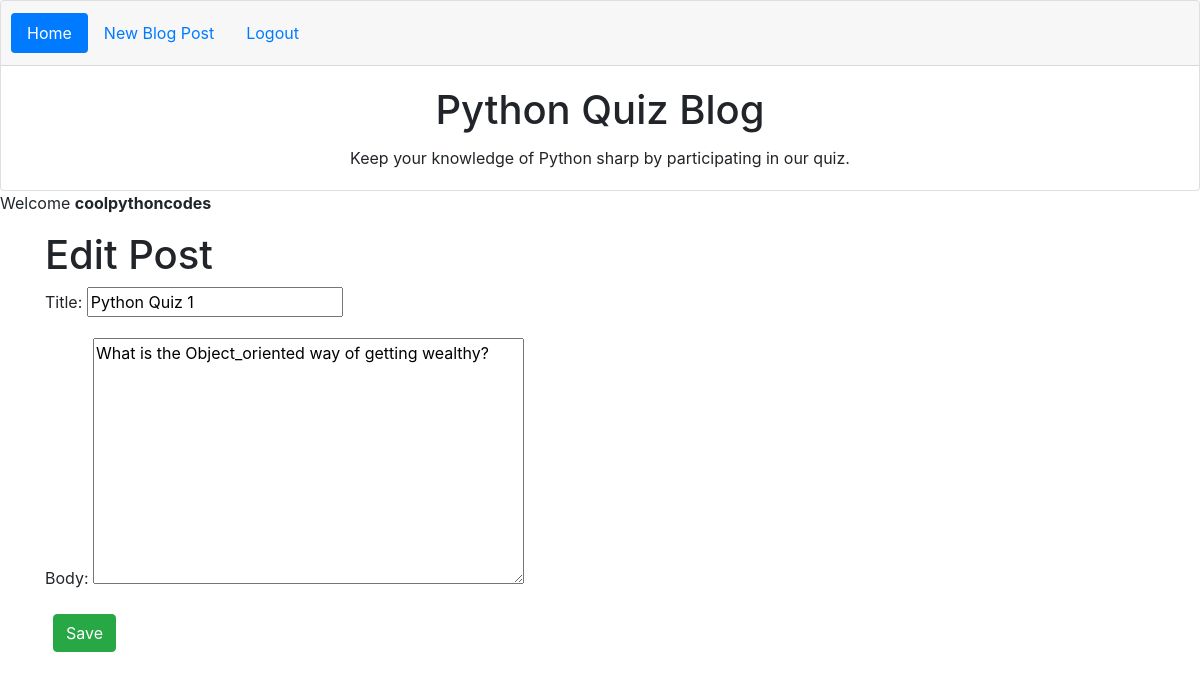
Page /post/2/edit (signed in) on the committed database.
### blog/models.py (models this page shows, shortened)
class BlogPost(models.Model):
    title = models.CharField(max_length=200)
    author = models.ForeignKey('auth.User',on_delete=models.CASCADE,)
    body = models.TextField()
    date = models.DateTimeField(auto_now_add=True)

### blog/views.py (the view)
# urls.py: path('post/<int:pk>/edit', views.BlogUpdateView.as_view(), name='post_update'),
class BlogUpdateView(UpdateView):
    model = BlogPost
    fields = ['title','body']
    template_name = "post_update.html"

### template/post_update.html (shortened to what this page needs)
{% extends "base.html" %}
{%block content%}
{% if user.is_authenticated %}
<div class="container">
    <h1>Edit Post</h1>
    <form method="post">{%csrf_token%}
        {{form.as_p}}
        <button class="btn btn-success ml-2" type="submit">Save</button>
    </form>
</div>
{% else %}
<p>You don't have authorization to this page</p>
{% endif %}
{%endblock content%}

### template/base.html (shortened to what this page needs)
<!DOCTYPE html>
<html lang="en">
<head>
    <link rel="stylesheet" href="https://stackpath.bootstrapcdn.com/bootstrap/4.1.3/css/bootstrap.min.css">
</head>
<body>
        <div class="card text-center">
                <div class="card-header">
                  <ul class="nav nav-pills card-header-pills">
                    <li class="nav-item">
                        <a class="nav-link active" href="{% url 'home' %}">Home</a>
                    </li>
                    {% if user.is_authenticated %}
                    <li class="nav-item">
                        <a class="nav-link right" href="{% url 'post_new' %}"> New Blog Post</a>
                    </li>
                    <li class="nav-item">
                        <a class="nav-link right" href="{% url 'logout' %}"> Logout</a>
                    </li>
                    {% endif %}
                  </ul>
                </div>
                <div class="card-body">
                  <h1 class="card-title">Python Quiz Blog</h1>
                  <p class="card-text">Keep your knowledge of Python sharp by participating in our quiz.</p>
                </div>
              </div>
    {% if user.is_authenticated %}
    <p>Welcome <strong>{{user.username}}</strong></p>
    {% endif %}
   {%block content%}
   {%endblock content%}
</body>
</html>

### rows in the picture
BlogPost: title "Python Quiz 1", body "What is the Object_oriented way of getting wealthy?"

### other values in the picture
{{ user.username }} "coolpythoncodes"
